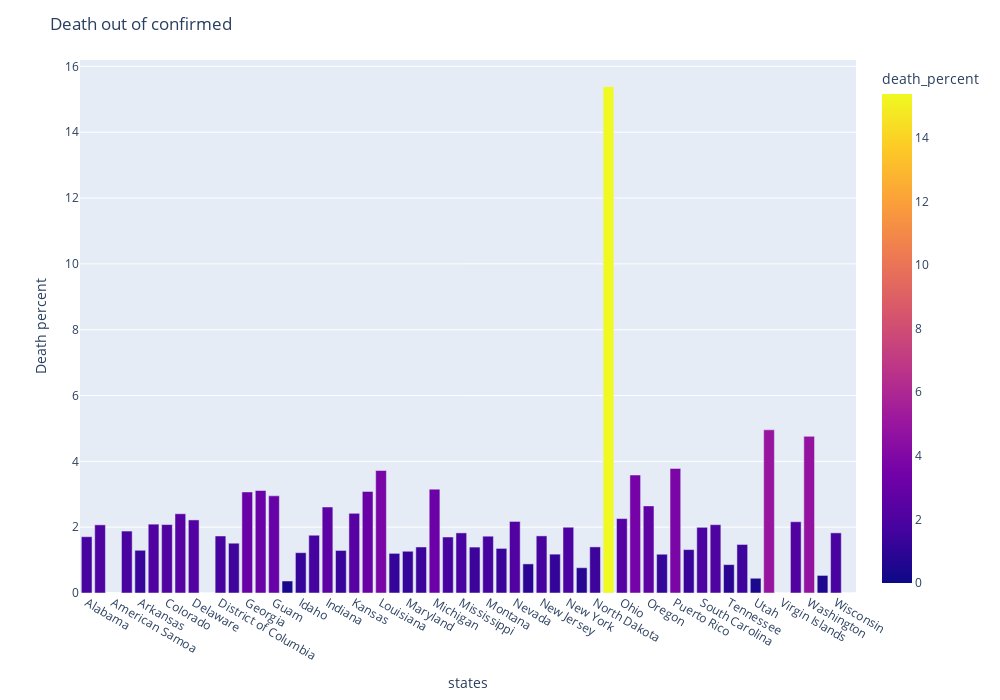

Notebook code cell kept with this figure:
### Code cell
fig = px.bar(df_state, x='state', y='death_percent',
             hover_data=['state','total_confirmed_tillnow','total_death_tillnow'], color='death_percent',
             labels={'states':'U.S states '}, height=400)

fig.update_layout(
        title='Death out of confirmed',
        xaxis_title="states",
        yaxis_title="Death percent",
        autosize=False,
        width=1000,
        height=700
        )
fig.show()

### Figure 1 — Plotly figure (JSON) as saved in the notebook; plotly's stock layout.template omitted (floating-point values rounded to 4 significant figures; data arrays with more than 128 entries replaced by an {"elided": "..."} marker saying what was removed)
{"data": [{"alignmentgroup": "True", "customdata": {"elided": "58x3 mixed values"}, "hovertemplate": "state=%{customdata[0]}<br>death_percent=%{marker.color}<br>total_confirmed_tillnow=%{customdata[1]}<br>total_death_tillnow=%{customdata[2]}<extra></extra>", "legendgroup": "", "marker": {"color": [1.71, 2.071, null, 1.882, 1.298, 2.092, 2.079, 2.408, 2.22, 0, 1.732, 1.513, 3.07, 3.114, 2.952, 0.3644, 1.225, 1.755, 2.613, 1.293, 2.422, 3.086, 3.723, 1.204, 1.268, 1.399, 3.156, 1.701, 1.826, 1.395, 1.726, 1.355, 2.174, 0.8842, 1.735, 1.18, 1.998, 0.7681, 1.401, 15.38, 2.261, 3.585, 2.647, 1.178, 3.784, 1.319, 1.996, 2.076, 0.8626, 1.475, 0.4482, 4.958, 0, 2.165, 4.759, 0.5338, 1.827, 0], "coloraxis": "coloraxis"}, "name": "", "offsetgroup": "", "orientation": "v", "showlegend": false, "textposition": "auto", "type": "bar", "x": ["Alabama", "Alaska", "American Samoa", "Arizona", "Arkansas", "California", "Colorado", "Connecticut", "Delaware", "Diamond Princess", "District of Columbia", "Florida", "Georgia", "Grand Princess", "Guam", "Hawaii", "Idaho", "Illinois", "Indiana", "Iowa", "Kansas", "Kentucky", "Louisiana", "Maine", "Maryland", "Massachusetts", "Michigan", "Minnesota", "Mississippi", "Missouri", "Montana", "Nebraska", "Nevada", "New Hampshire", "New Jersey", "New Mexico", "New York", "North Carolina", "North Dakota", "Northern Mariana Islands", "Ohio", "Oklahoma", "Oregon", "Pennsylvania", "Puerto Rico", "Rhode Island", "South Carolina", "South Dakota", "Tennessee", "Texas", "Utah", "Vermont", "Virgin Islands", "Virginia", "Washington", "West Virginia", "Wisconsin", "Wyoming"], "xaxis": "x", "y": [1.71, 2.071, null, 1.882, 1.298, 2.092, 2.079, 2.408, 2.22, 0, 1.732, 1.513, 3.07, 3.114, 2.952, 0.3644, 1.225, 1.755, 2.613, 1.293, 2.422, 3.086, 3.723, 1.204, 1.268, 1.399, 3.156, 1.701, 1.826, 1.395, 1.726, 1.355, 2.174, 0.8842, 1.735, 1.18, 1.998, 0.7681, 1.401, 15.38, 2.261, 3.585, 2.647, 1.178, 3.784, 1.319, 1.996, 2.076, 0.8626, 1.475, 0.4482, 4.958, 0, 2.165, 4.759, 0.5338, 1.827, 0], "yaxis": "y"}], "layout": {"autosize": false, "barmode": "relative", "coloraxis": {"colorbar": {"title": {"text": "death_percent"}}, "colorscale": [[0, "#0d0887"], [0.1111, "#46039f"], [0.2222, "#7201a8"], [0.3333, "#9c179e"], [0.4444, "#bd3786"], [0.5556, "#d8576b"], [0.6667, "#ed7953"], [0.7778, "#fb9f3a"], [0.8889, "#fdca26"], [1, "#f0f921"]]}, "height": 700, "legend": {"tracegroupgap": 0}, "margin": {"t": 60}, "title": {"text": "Death out of confirmed"}, "width": 1000, "xaxis": {"anchor": "y", "domain": [0, 1], "title": {"text": "states"}}, "yaxis": {"anchor": "x", "domain": [0, 1], "title": {"text": "Death percent"}}}}
